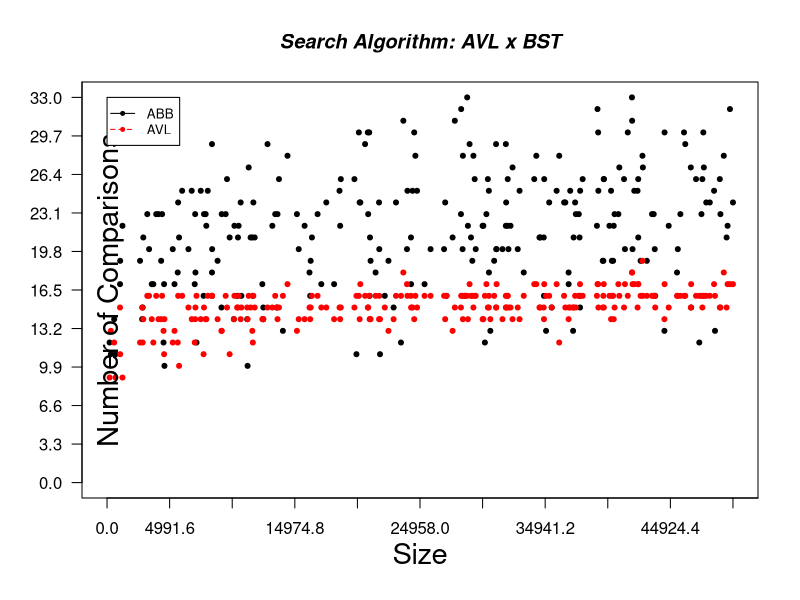

This chart was generated by the following R code:
comp208 <- read.table("Comp_Data.txt", header = T, sep = "\t")

#Compute the largest y and x in the data
max_y <- max(comp208$Comparações_AVL, comp208$Comparações_ABB)
max_x <- max(comp208$Tamanho_AVL, comp208$Tamanho_ABB)

#Define colors to be used for AVL and BST
plot_colors <- c("black", 'red')

#Start PNG device to save output to Fig_Plot.png
png("Grafico_plotagem.png", height = 720, width = 1280, bg = "white")

#Plotting
plot(comp208$Tamanho_ABB, comp208$Comparações_ABB, type = "p", pch = 20, col = plot_colors[1],
     ylim = c(0, max_y), xlim = c(0, max_x), axes = FALSE, ann = FALSE)

#Change interval scale
axis(1, las = 1, at = ((max_x %% 100000)/10)*0:max_x)

axis(2, las = 1, at = ((max_y %% 100000)/10)*0:max_y)

box()

#Graph BST
lines(comp208$Tamanho_AVL, comp208$Comparações_AVL, type = "p", pch = 20, lty = 2, col = plot_colors[2])

#Create a title with red, bold/italic font
title(main = "Search Algorithm: AVL x BST", col.main = "black", font.main = 4)

#Label the x and y axes with dark green text
title(xlab = "Size", col.lab = rgb(0, 0, 0), cex.lab = 1.75, line = 2.5)
title(ylab = "Number of Comparisons", col.lab = rgb(0, 0, 0), cex.lab = 1.75, line = -2)

nameStruct <- c("ABB", "AVL")

legend(1, max_y, nameStruct, cex = 0.8, col = plot_colors, pch = 20:20, lty = 1:2);

#turn off device driver (to flush output to png)
dev.off()